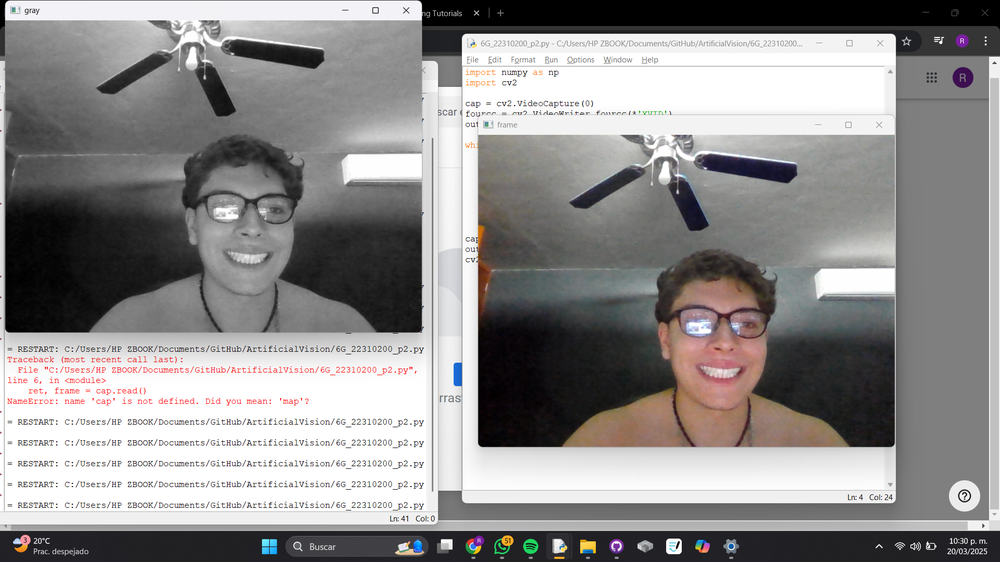
#> input picture Img_P2.png, 1000 x 562 px, shrunk from 1920 x 1080 before the run, given in place of the camera
$ python 6G_22310200_P6.py
#> lines starting #> are read from the running program, lines starting #| are printed output that depends on the picture; after the words box and inside, x2 and y2 are one past the last pixel; in counts of white or black regions, pixels touching at a corner belong together
import cv2
import numpy as np

cap = cv2.VideoCapture(0)

while True:
    _, frame = cap.read()
#> frame is the input picture: shape (562, 1000, 3); mean B, G, R 141.4, 141.7, 143.6
    hsv = cv2.cvtColor(frame, cv2.COLOR_BGR2HSV)
#> hsv: shape (562, 1000, 3); mean H, S, V 27.4, 12.4, 145.2

    # --- Rango para ROJO ---
    lower_red = np.array([0, 120, 70])
    upper_red = np.array([10, 255, 255])
    mask_red = cv2.inRange(hsv, lower_red, upper_red)
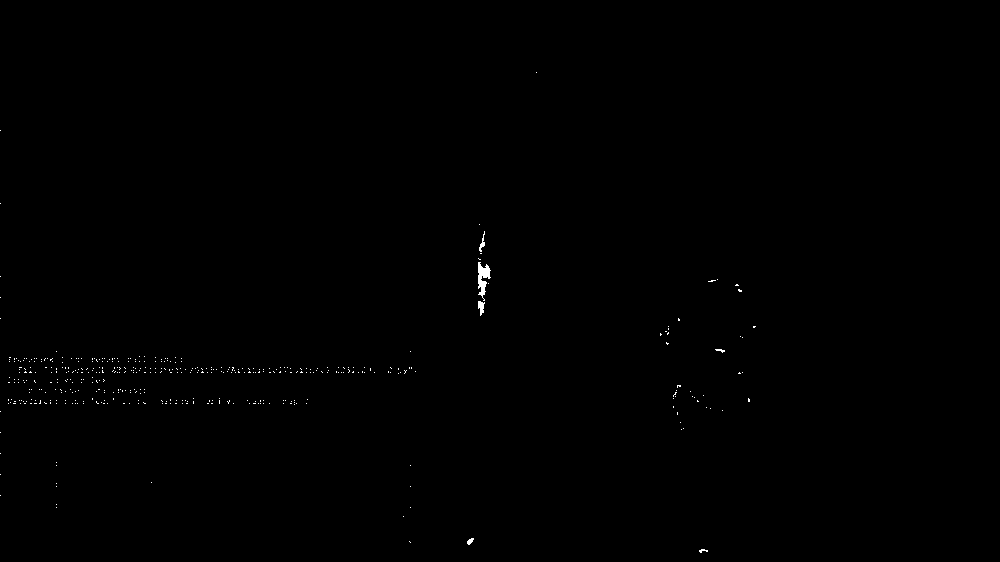
#> mask_red: shape (562, 1000); 0.2% white in thin lines or dots, all inside (x1, y1, x2, y2) = (0, 72, 756, 553)
    res_red = cv2.bitwise_and(frame, frame, mask=mask_red)

    # --- Rango para VERDE ---
    lower_green = np.array([36, 50, 70])
    upper_green = np.array([89, 255, 255])
    mask_green = cv2.inRange(hsv, lower_green, upper_green)
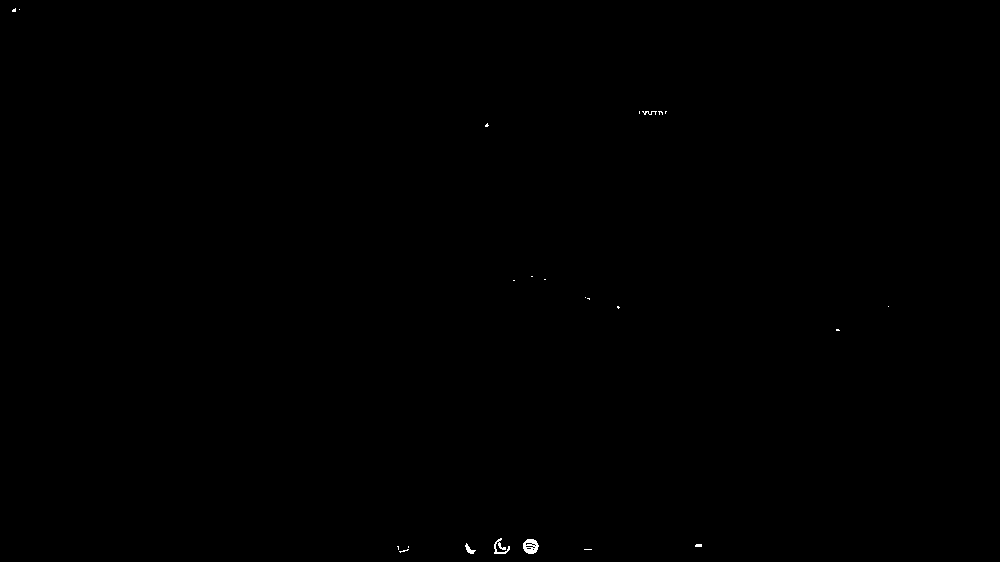
#> mask_green: shape (562, 1000); 0.08% white in thin lines or dots, all inside (x1, y1, x2, y2) = (12, 8, 889, 554)
    res_green = cv2.bitwise_and(frame, frame, mask=mask_green)

    # --- Rango para AZUL ---
    lower_blue = np.array([94, 80, 2])
    upper_blue = np.array([126, 255, 255])
    mask_blue = cv2.inRange(hsv, lower_blue, upper_blue)
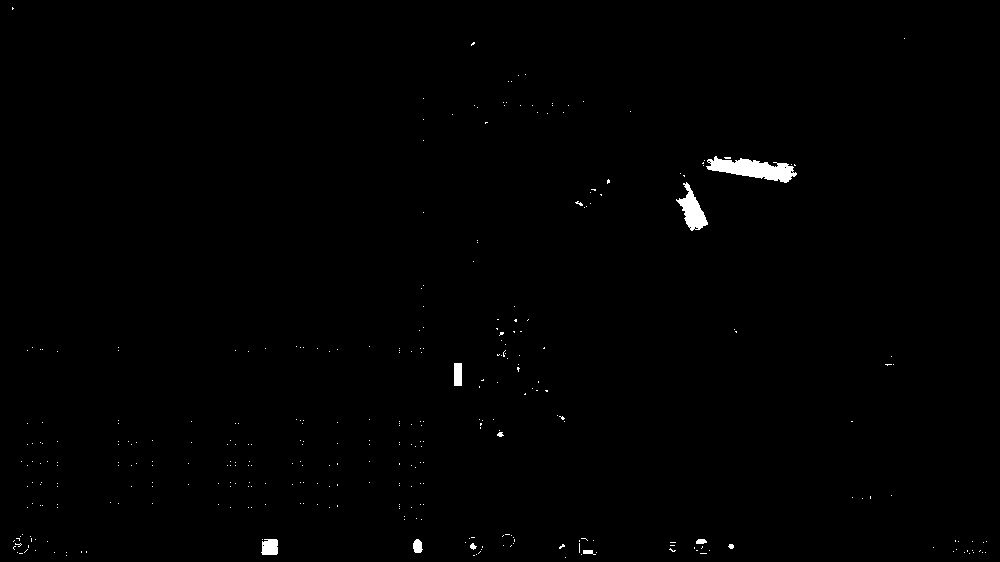
#> mask_blue: shape (562, 1000); 0.58% white; 343 white regions (333 under 20 px), largest, box (x1, y1, x2, y2) and area: (706, 156, 797, 183) 1286, (676, 182, 708, 231) 686, (261, 539, 278, 555) 244
    res_blue = cv2.bitwise_and(frame, frame, mask=mask_blue)

    # Mostrar todo
    cv2.imshow('Original', frame)
    cv2.imshow('Red', res_red)
    cv2.imshow('Green', res_green)
    cv2.imshow('Blue', res_blue)

    # Salir con ESC
    k = cv2.waitKey(5) & 0xFF
#> (key Esc is pressed here)
    if k == 27:
        break

cap.release()
cv2.destroyAllWindows()
